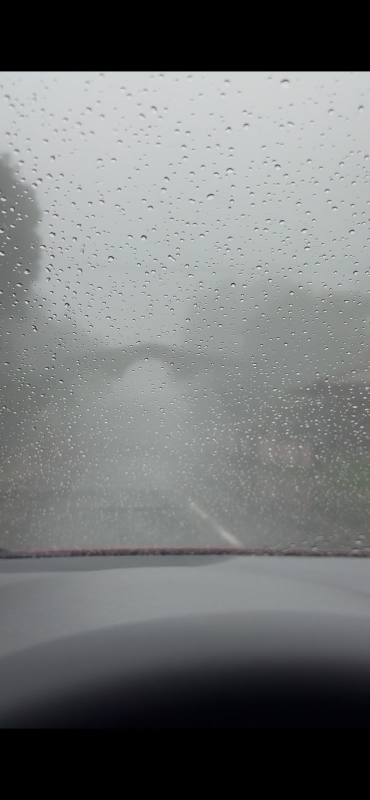
#> input picture media/a9e744bb/photo.jpg, 739 x 1600 px (shown at 1/2 size); its folder holds only this picture in this run
$ python -i photoreal.py   (imports and definitions only)
#> lines starting #> are read from the running program, lines starting #| are printed output that depends on the picture
"""Photo-style thumbnails drawn from scratch (no stock photos): soft focus,
light bokeh, condensation droplets and glowing 3D lettering, so a cover
looks like a real camera shot rather than a flat diagram."""

import math
from pathlib import Path

import numpy as np
from PIL import Image, ImageChops, ImageDraw, ImageFilter

from .design import AMBER, BOLD, WHITE, _fit, clean
from .motion import H, RED, W, X0, _font

RNG_SEED = 7


BLACK_FONT = str(Path(__file__).resolve().parent.parent / "assets" / "fonts" / "InterDisplay-Black.otf")


# [325 lines left out: functions _banner_title, _night_road, _droplets, _title_3d, fog_photo_thumbnail, _fogged and 7 more, not called in this run]


def _photo_base(photo):
    """The owner's own photo, letterbox bars trimmed, filled to 9:16 and
    given a little extra contrast so it reads on a small screen."""
#> called with photo = '../media/a9e744bb/photo.jpg'
    from PIL import ImageEnhance, ImageOps
    im = ImageOps.exif_transpose(Image.open(photo)).convert("RGB")
#> im is the input picture: PIL image 739x1600 RGB; mean R, G, B 113.5, 116.1, 116.4
    rows = np.where(np.asarray(im.convert("L"), float).mean(1) > 12)[0]
#> rows = 1283 values from 142 to 1424
    im = im.crop((0, rows[0] + 2, im.width, rows[-1] - 2))
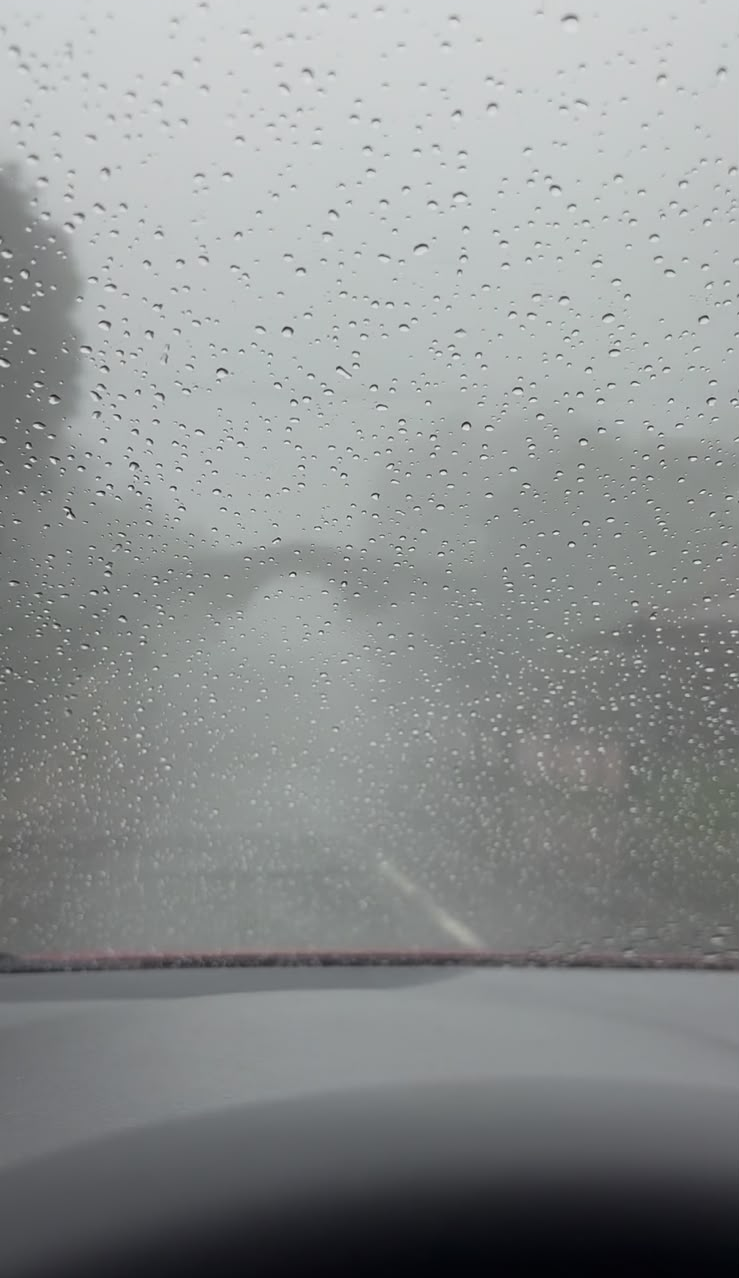
#> im: PIL image 739x1278 RGB; mean R, G, B 141.7, 144.9, 145.1
#> (the run stopped early here; a loop or call above may not have finished)
